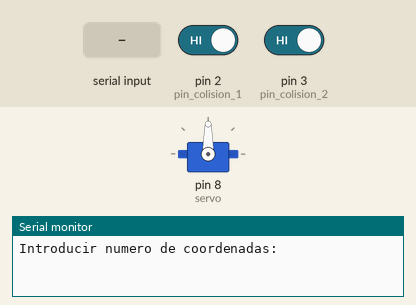
Simulated run of this sketch. Board: Arduino Uno, built with avr-gcc and run on an emulated ATmega328P. Parts: servo, the last lines printed to the serial monitor. Inputs (shaded band) come from the test bench; at power-on: pin 2 (pin_colision_1) HIGH, pin 3 (pin_colision_2) HIGH.

Above: at 1.2 s.
1.3 s: "90,45,200\n" received over Serial
At 3.3 s:
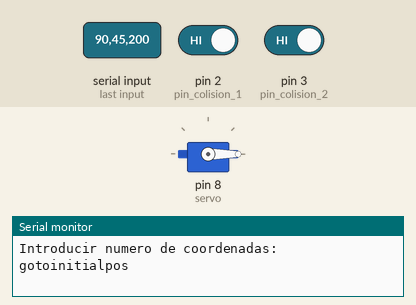
3.8 s: pin 2 (pin_colision_1) driven LOW
At 4.1 s:
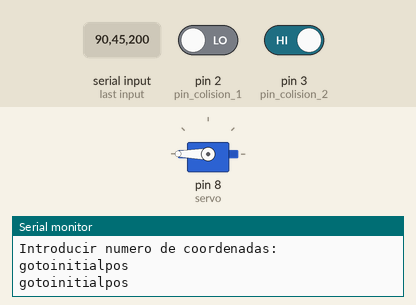
5.3 s: pin 3 (pin_colision_2) driven LOW
At 5.9 s:
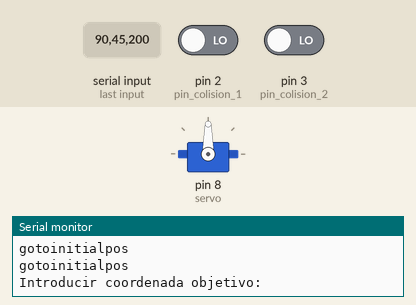
6.8 s: "30,150,10\n" received over Serial
At 8.04 s:
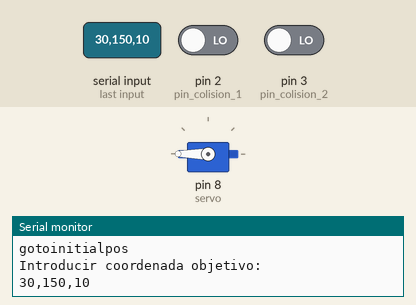
9.3 s: "90,45\n" received over Serial
At 11.6 s:
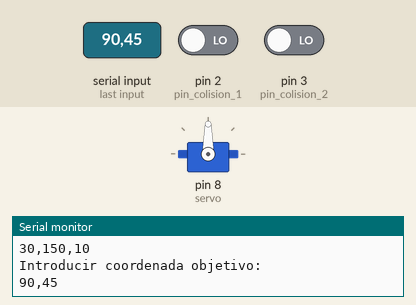
Timing chart, 0 to 12.8 s (numbered marks = the images above; inputs shaded):
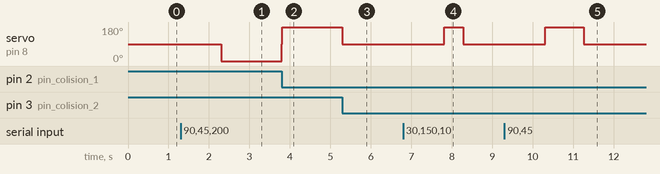

Measured:
- after the input at 1.3 s, servo on pin 8 (servo): 90° → 0° after 1.0 s
- after the input at 3.8 s, servo on pin 8 (servo): 0° → 180° at once
- after the input at 5.3 s, servo on pin 8 (servo): 180° → 90° at once
- after the input at 6.8 s, servo on pin 8 (servo): 90° → 180° after 1.0 s, → 90° 0.48 s later
- after the input at 9.3 s, servo on pin 8 (servo): 90° → 180° after 1.0 s, → 90° 0.96 s later

The sketch:

Precision4.7.ino
```cpp
 //AUTORES:
  //Martin Beltran Diaz - UO276244
  //Stelian Adrian Stanci - UO277653
  //Laura Pernia Blanco - UO276264

#include <Servo.h>

Servo servo;


int pin_colision_1 = 2;//lado motor
int pin_colision_2 = 3;//
bool colisionDelante;
bool colisionDetras;
bool seHaCalibrado = false;
unsigned long tiempoEsquinaIncia_EsquinaExtremo; //La inicial es la del motor
unsigned long tiempoEsquinaExtremo_EsquinaInicial;

int coordenadaActual = 0;
unsigned long tiempoEntreCoordenadas;
int numeroCoordenadas = 24; //Valor por defecto
int coordenadaObjetivo = 10;

void setup() {
  // put your setup code here, to run once:

 Serial.begin(9600);
 servo.attach(8);
}


void leerNumeroCoordenadasPorConsola(){
    Serial.println("Introducir numero de coordenadas:");
    while(Serial.available() == 0){

    }

    String input = Serial.readString();
    while(input.toInt() == 0){
      Serial.println("Introducir numero de coordenadas:");

      while(Serial.available() == 0){

      }
       input = Serial.readString();

    }

    numeroCoordenadas = input.toInt();


}


void introducirCoordenadaObjetivo(){

    Serial.println("Introducir coordenada objetivo:");
    while(Serial.available() == 0){

    }

    //String input = Serial.readString();
    //bool isZero = strcmp(input,"0");
    //Serial.println(input);
    //Serial.println(isZero);

    String input = Serial.readString();
    input.trim();
    Serial.println(input);
    if(input != "0" && input.toInt() == 0){
      Serial.println("Valor invalido, introducir coordenada objetivo:");

      while(Serial.available() == 0){

      }
       input = Serial.readString();

    }

    coordenadaObjetivo = input.toInt();

}


void loop(){

    colisionDelante = digitalRead(pin_colision_2) == 0; //0 si se pulsa
    colisionDetras = digitalRead(pin_colision_1) == 0;

if(!seHaCalibrado){
    leerNumeroCoordenadasPorConsola();
    Serial.println("gotoinitialpos");
    goToInitialPos(); //Va hasta la esquina del motor: esquina inicial
    Serial.println("gotoinitialpos");
    doPath(); //Va a la esquina contraria y luego vuelve a la esquina inicial, así medimos los tiempos de la ida y de la vuelta (son diferentes).
    seHaCalibrado=true;

}else{

      introducirCoordenadaObjetivo();
      moverACoordenada(coordenadaObjetivo);


}


}

void goToInitialPos(){

colisionDetras = digitalRead(pin_colision_1) == 0;

  while(!colisionDetras){
        servo.write(0);
        colisionDetras = digitalRead(pin_colision_1) == 0;
      }

      servo.write(90);


}

void doPath(){

  //Medimos tiempo Incial-extremo
  unsigned long tiempo1 = millis();


  while(!colisionDelante && !seHaCalibrado){
        servo.write(180);
        colisionDelante = digitalRead(pin_colision_2) == 0;
      }

      servo.write(90);

      tiempoEsquinaIncia_EsquinaExtremo = millis()-tiempo1;

    //Medimos tiempo extremo-inicial
    unsigned long tiempo2 = millis();
    goToInitialPos();
    tiempoEsquinaExtremo_EsquinaInicial = millis() - tiempo2;

    servo.write(90);


    seHaCalibrado = true;
}

void moverACoordenada(int coordenada){


  if(coordenada < 0){
    Serial.println("Es menor que cero");
    coordenada = 0;
  }

  if(coordenada > numeroCoordenadas){
    Serial.println("Es mayor que cero");
    coordenada = numeroCoordenadas;
  }

    colisionDelante = digitalRead(pin_colision_2) == 0; //0 si se pulsa
    colisionDetras = digitalRead(pin_colision_1) == 0;

int tiempoEntreCoordenadas = 0;
if(coordenada > coordenadaActual){
    tiempoEntreCoordenadas = tiempoEsquinaIncia_EsquinaExtremo/numeroCoordenadas;
  servo.write(180);
  delay((coordenada-coordenadaActual)*tiempoEntreCoordenadas);
  coordenadaActual = coordenada;

} else if(coordenada < coordenadaActual){
    tiempoEntreCoordenadas = tiempoEsquinaExtremo_EsquinaInicial/numeroCoordenadas;
  servo.write(0);
  delay((coordenadaActual-coordenada)*tiempoEntreCoordenadas);
  coordenadaActual = coordenada;
}

  servo.write(90);

  delay(1000);

}

int prevDireccion = 180; //direccion por defecto modo automatico
```
